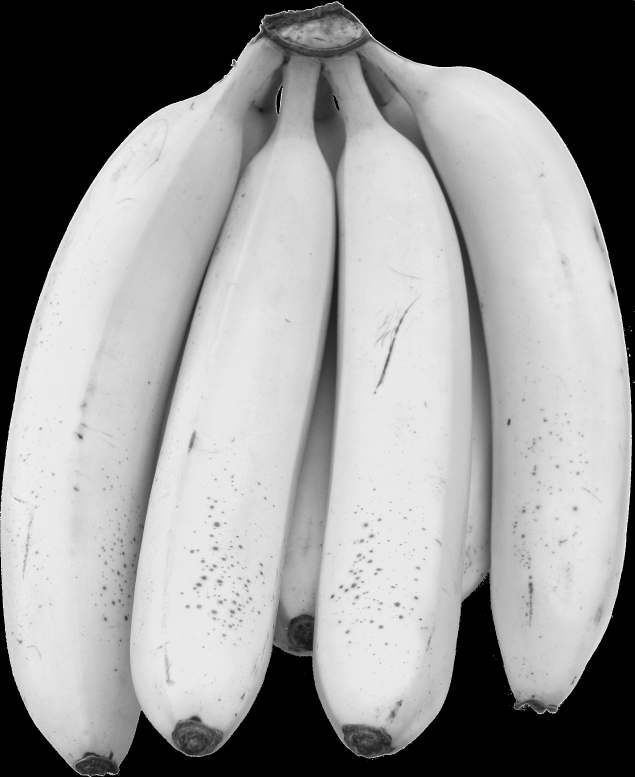
#> input picture images/Grey_image_of_banana.jpg, 1903 x 2331 px, found by its file name (shown at 1/3 size)
$ python divide_by_9.py
#> lines starting #> are read from the running program, lines starting #| are printed output that depends on the picture
#!/usr/bin/env python3
# -*- coding: utf-8 -*-
"""
Created on Sat Feb 12 22:10:26 2022

@author: vijaykrishna
"""


import cv2

# read the image
GreyBanana = cv2.imread('Grey_image_of_banana.jpg')
#> GreyBanana is the input picture: shape (2331, 1903, 3); min 0, max 255, mean 149.3
#print the original dimensions
print("Original Dimensions of banana : ", GreyBanana.shape)
#| Original Dimensions of banana :  (2331, 1903, 3)

height = (GreyBanana.shape[0])/2
#> height = 1165.5
width = (GreyBanana.shape[1])/2
#> width = 951.5

print("Halfed height :" , height)
#| Halfed height : 1165.5
print("Halfed width : ", width)
#| Halfed width :  951.5

#function for dividing by 9
def dimension_div9(dimensions_value):
#> called with dimensions_value = 1165.5
    remainder = dimensions_value % 9
#> remainder = 4.5
    if remainder == 0:
        dimensions_value = dimensions_value
#dividing by 9
    else:
        dimensions_value = dimensions_value + (9-remainder)
#> dimensions_value = 1170

    return dimensions_value


new_width = round(dimension_div9(height))
#> new_width = 1170
new_height = round(dimension_div9(width))
#> new_height = 954

#height and width to be divisible by 9
print("New Dimensions divisible by 9 :", new_height,new_width)
#| New Dimensions divisible by 9 : 954 1170
image_resized = cv2.resize(GreyBanana, dsize = (new_height, new_width))
cv2.imwrite('Banana_imagedimension_div9.jpg', image_resized)


# read the image for resizing the apple image
GreyApple = cv2.imread('Grey_image_of_apple.jpg')
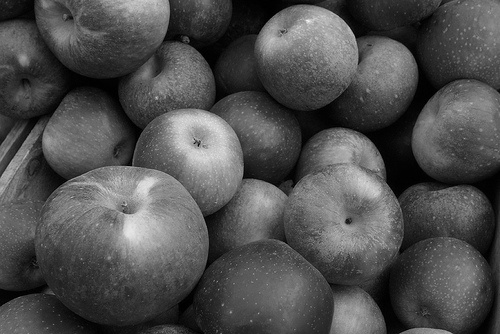
#> input picture images/Grey_image_of_apple.jpg, 500 x 334 px, found by its file name
#> GreyApple is the input picture: shape (334, 500, 3); min 0, max 244, mean 79
#print the original dimensions
print("Original Dimensions of Apple : ", GreyApple.shape)
#| Original Dimensions of Apple :  (334, 500, 3)

height = (GreyApple.shape[0])/2
#> height = 167
width = (GreyApple.shape[1])/2
#> width = 250

print("Halfed height :" , height)
#| Halfed height : 167.0
print("Halfed width : ", width)
#| Halfed width :  250.0

#function for dividing by 9
def dimension_div9(dimensions_value):
#> called with dimensions_value = 167
    remainder = dimensions_value % 9
#> remainder = 5
    if remainder == 0:
        dimensions_value = dimensions_value
#dividing by 9
    else:
        dimensions_value = dimensions_value + (9-remainder)
#> dimensions_value = 171

    return dimensions_value


new_width = round(dimension_div9(height))
#> new_width = 171
new_height = round(dimension_div9(width))
#> new_height = 252

#height and width to be divisible by 9
print("New Dimensions divisible by 9 :", new_height,new_width)
#| New Dimensions divisible by 9 : 252 171
image_resized = cv2.resize(GreyApple, dsize = (new_height, new_width))
#> image_resized: shape (171, 252, 3)
cv2.imwrite('Apple_imagedimension_div9.jpg', image_resized)


# read the image for resizing the guava image
GreyGuava = cv2.imread('Grey_image_of_guava.jpg')
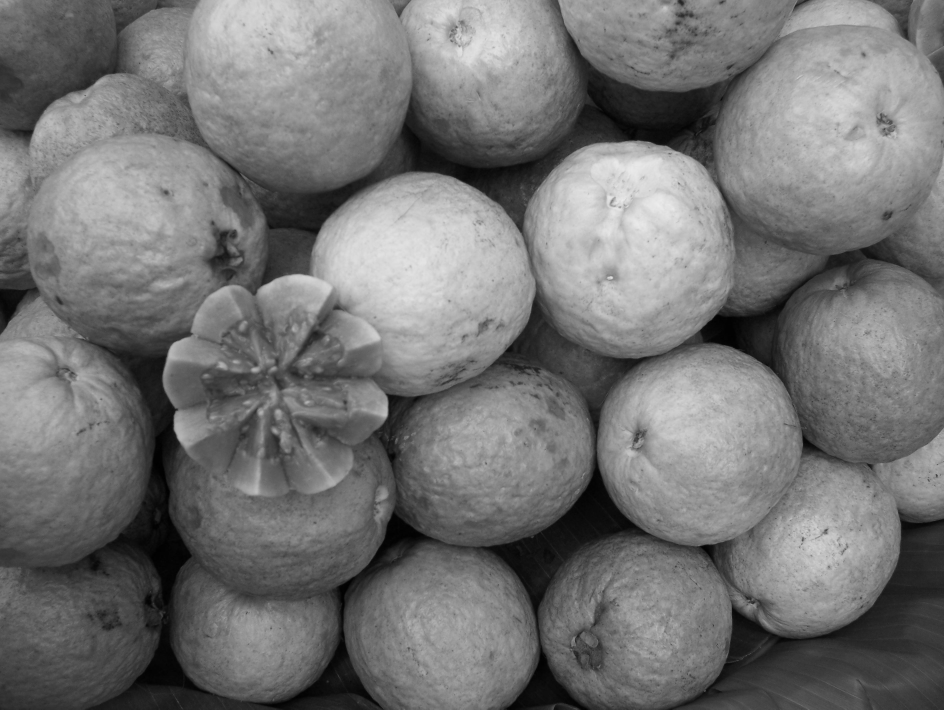
#> input picture images/Grey_image_of_guava.jpg, 2832 x 2128 px, found by its file name (shown at 1/3 size)
#> GreyGuava is the input picture: shape (2128, 2832, 3); min 0, max 239, mean 116
#print the original dimensions
print("Original Dimensions of Guava : ", GreyGuava.shape)
#| Original Dimensions of Guava :  (2128, 2832, 3)

height = (GreyGuava.shape[0])/2
#> height = 1064
width = (GreyGuava.shape[1])/2
#> width = 1416

print("Halfed height :" , height)
#| Halfed height : 1064.0
print("Halfed width : ", width)
#| Halfed width :  1416.0

#function for dividing by 9
def dimension_div9(dimensions_value):
#> called with dimensions_value = 1064
    remainder = dimensions_value % 9
#> remainder = 2
    if remainder == 0:
        dimensions_value = dimensions_value
#dividing by 9
    else:
        dimensions_value = dimensions_value + (9-remainder)

    return dimensions_value


new_width = round(dimension_div9(height))
new_height = round(dimension_div9(width))

#height and width to be divisible by 9
print("New Dimensions divisible by 9 :", new_height,new_width)
#| New Dimensions divisible by 9 : 1422 1071
image_resized = cv2.resize(GreyGuava, dsize = (new_height, new_width))
#> image_resized: shape (1071, 1422, 3)
cv2.imwrite('Guava_imagedimension_div9.jpg', image_resized)
